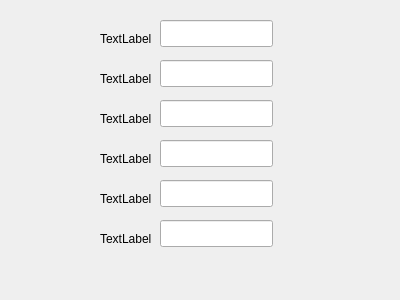
<?xml version="1.0" encoding="UTF-8"?>
<ui version="4.0">
 <class>ReferenceQtClass</class>
 <widget class="QDialog" name="ReferenceQtClass">
  <property name="geometry">
   <rect>
    <x>0</x>
    <y>0</y>
    <width>400</width>
    <height>300</height>
   </rect>
  </property>
  <property name="windowTitle">
   <string>Ajouter un ouvrage</string>
  </property>
  <widget class="QLineEdit" name="lineEdit">
   <property name="geometry">
    <rect>
     <x>160</x>
     <y>20</y>
     <width>113</width>
     <height>27</height>
    </rect>
   </property>
  </widget>
  <widget class="QLineEdit" name="lineEdit_2">
   <property name="geometry">
    <rect>
     <x>160</x>
     <y>60</y>
     <width>113</width>
     <height>27</height>
    </rect>
   </property>
  </widget>
  <widget class="QLineEdit" name="lineEdit_3">
   <property name="geometry">
    <rect>
     <x>160</x>
     <y>140</y>
     <width>113</width>
     <height>27</height>
    </rect>
   </property>
  </widget>
  <widget class="QLineEdit" name="lineEdit_4">
   <property name="geometry">
    <rect>
     <x>160</x>
     <y>100</y>
     <width>113</width>
     <height>27</height>
    </rect>
   </property>
  </widget>
  <widget class="QLineEdit" name="lineEdit_5">
   <property name="geometry">
    <rect>
     <x>160</x>
     <y>180</y>
     <width>113</width>
     <height>27</height>
    </rect>
   </property>
  </widget>
  <widget class="QLineEdit" name="lineEdit_6">
   <property name="geometry">
    <rect>
     <x>160</x>
     <y>220</y>
     <width>113</width>
     <height>27</height>
    </rect>
   </property>
  </widget>
  <widget class="QLabel" name="label">
   <property name="geometry">
    <rect>
     <x>100</x>
     <y>30</y>
     <width>55</width>
     <height>17</height>
    </rect>
   </property>
   <property name="text">
    <string>TextLabel</string>
   </property>
  </widget>
  <widget class="QLabel" name="label_2">
   <property name="geometry">
    <rect>
     <x>100</x>
     <y>70</y>
     <width>55</width>
     <height>17</height>
    </rect>
   </property>
   <property name="text">
    <string>TextLabel</string>
   </property>
  </widget>
  <widget class="QLabel" name="label_3">
   <property name="geometry">
    <rect>
     <x>100</x>
     <y>110</y>
     <width>55</width>
     <height>17</height>
    </rect>
   </property>
   <property name="text">
    <string>TextLabel</string>
   </property>
  </widget>
  <widget class="QLabel" name="label_4">
   <property name="geometry">
    <rect>
     <x>100</x>
     <y>150</y>
     <width>55</width>
     <height>17</height>
    </rect>
   </property>
   <property name="text">
    <string>TextLabel</string>
   </property>
  </widget>
  <widget class="QLabel" name="label_5">
   <property name="geometry">
    <rect>
     <x>100</x>
     <y>190</y>
     <width>55</width>
     <height>17</height>
    </rect>
   </property>
   <property name="text">
    <string>TextLabel</string>
   </property>
  </widget>
  <widget class="QLabel" name="label_6">
   <property name="geometry">
    <rect>
     <x>100</x>
     <y>230</y>
     <width>55</width>
     <height>17</height>
    </rect>
   </property>
   <property name="text">
    <string>TextLabel</string>
   </property>
  </widget>
 </widget>
 <layoutdefault spacing="6" margin="11"/>
 <resources/>
 <connections/>
</ui>
